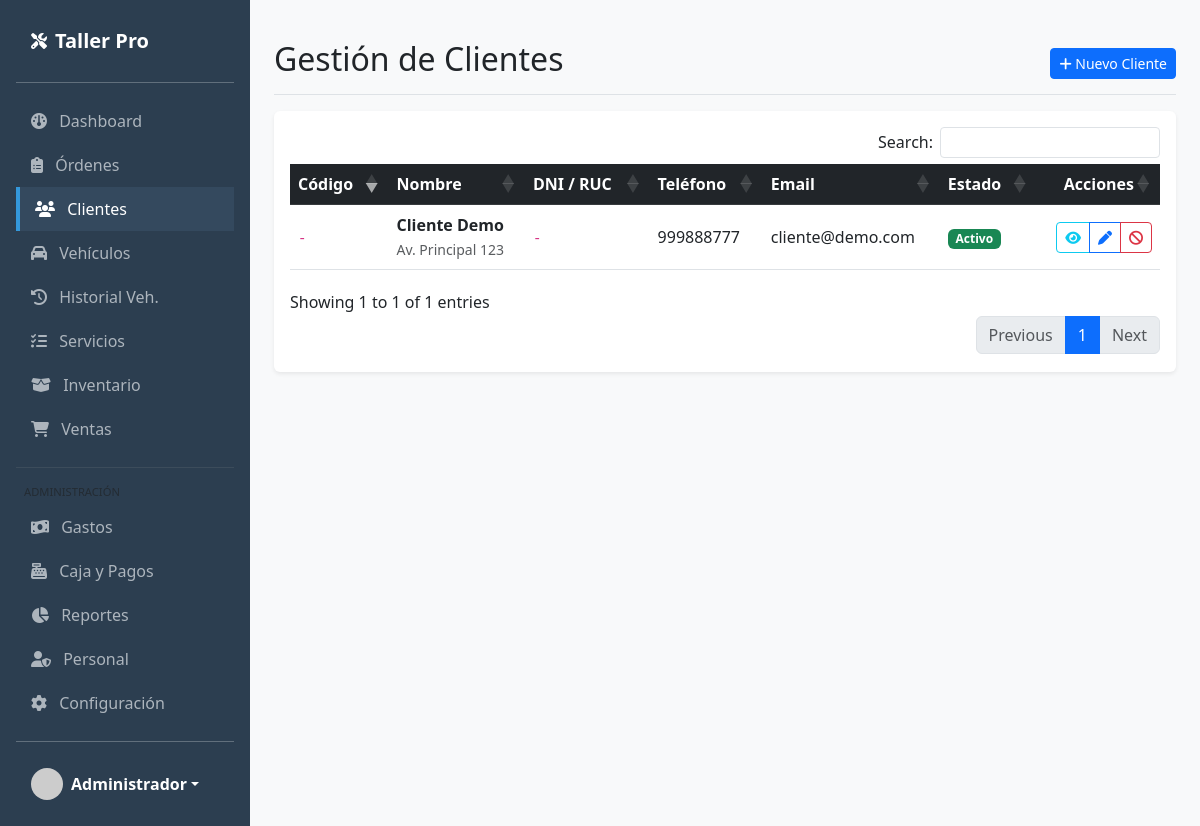
Screenshot of /clientes (signed in) with the database file from the repository.
### tables this page shows
CREATE TABLE IF NOT EXISTS `configuracion` (
  `id` int NOT NULL AUTO_INCREMENT,
  `nombre_sistema` varchar(100) DEFAULT 'Sistema Taller',
  `moneda` varchar(10) DEFAULT 'PEN',
  `simbolo_moneda` varchar(5) DEFAULT 'S/',
  `impuesto` decimal(5,2) DEFAULT '18.00',
  `telefono` varchar(20) DEFAULT NULL,
  `email` varchar(100) DEFAULT NULL,
  `direccion` text,
  `updated_at` timestamp NULL DEFAULT CURRENT_TIMESTAMP ON UPDATE CURRENT_TIMESTAMP,
  `logo` varchar(100) DEFAULT NULL,
  `terminos_orden` text,
  `mensaje_ticket` varchar(255) DEFAULT 'Gracias por su preferencia!',
  PRIMARY KEY (`id`)
);

CREATE TABLE IF NOT EXISTS `clientes` (
  `id` int NOT NULL AUTO_INCREMENT,
  `nombre` varchar(150) NOT NULL,
  `dni` varchar(15) DEFAULT NULL,
  `telefono` varchar(20) DEFAULT NULL,
  `direccion` varchar(200) DEFAULT NULL,
  `email` varchar(100) DEFAULT NULL,
  `created_at` timestamp NULL DEFAULT CURRENT_TIMESTAMP,
  `estado` tinyint(1) DEFAULT '1',
  PRIMARY KEY (`id`),
  UNIQUE KEY `dni` (`dni`)
);

### app/Views/clientes/index.php (the view, shortened to what the rows shown need)
<?php require_once __DIR__ . '/../partials/header.php'; ?>
<div class="d-flex justify-content-between flex-wrap flex-md-nowrap align-items-center pt-3 pb-2 mb-3 border-bottom">
    <h1 class="h2">Gestión de Clientes</h1>
    <div class="btn-toolbar mb-2 mb-md-0">
        <button type="button" class="btn btn-sm btn-primary" onclick="abrirModalCrear()">
            <i class="fa-solid fa-plus"></i> Nuevo Cliente
        </button>
    </div>
</div>
<div class="card shadow-sm">
    <div class="card-body">
        <div class="table-responsive">
            <table class="table table-hover align-middle" id="datatable">
                <thead class="table-dark">
                    <tr>
                        <th>Código</th>
                        <th>Nombre</th>
                        <th>DNI / RUC</th>
                        <th>Teléfono</th>
                        <th>Email</th>
                        <th>Estado</th>
                        <th class="text-end">Acciones</th>
                    </tr>
                </thead>
                <tbody>
                    <?php if(!empty($clientes)): ?>
                        <?php foreach($clientes as $cliente): ?>
                            <tr class="<?php echo ($cliente->estado == 0) ? 'table-secondary text-muted' : ''; ?>">
                                <td><code><?php echo htmlspecialchars($cliente->codigo ?? '-'); ?></code></td>
                                <td>
                                    <strong><?php echo $cliente->nombre; ?></strong><br>
                                    <small class="text-muted"><?php echo $cliente->direccion; ?></small>
                                </td>
                                <td><code><?php echo htmlspecialchars($cliente->dni ?? '-'); ?></code></td>
                                <td><?php echo $cliente->telefono; ?></td>
                                <td><?php echo $cliente->email; ?></td>
                                <td>
                                    <?php if($cliente->estado == 1): ?>
                                        <span class="badge bg-success">Activo</span>
                                    <?php else: ?>
                                        <span class="badge bg-secondary">Inactivo</span>
                                    <?php endif; ?>
                                </td>
                                <td class="text-end">
                                    <div class="btn-group">
                                        <a href="/clientes/perfil?id=<?php echo $cliente->id; ?>" class="btn btn-sm btn-outline-info" title="Ver Historial 360">
                                            <i class="fa-solid fa-eye"></i>
                                        </a>
                                        <button class="btn btn-sm btn-outline-primary" onclick='editarCliente(<?php echo json_encode($cliente); ?>)' title="Editar Rápido">
                                            <i class="fa-solid fa-pen"></i>
                                        </button>
                                        <?php if($cliente->estado == 1): ?>
                                            <button class="btn btn-sm btn-outline-danger" onclick="confirmarCambioEstado(<?php echo $cliente->id; ?>, 0, '<?php echo $cliente->nombre; ?>')" title="Desactivar">
                                                <i class="fa-solid fa-ban"></i>
                                            </button>
                                        <?php else: ?>
                                            <button class="btn btn-sm btn-outline-success" onclick="confirmarCambioEstado(<?php echo $cliente->id; ?>, 1, '<?php echo $cliente->nombre; ?>')" title="Activar">
                                                <i class="fa-solid fa-check"></i>
                                            </button>
                                        <?php endif; ?>
                                    </div>
                                </td>
                            </tr>
                        <?php endforeach; ?>
                    <?php endif; ?>
                </tbody>
            </table>
        </div>
    </div>
</div>
<?php require_once __DIR__ . '/../partials/footer.php'; ?>

### app/Views/partials/header.php (shortened to what the rows shown need)
<!DOCTYPE html>
<html lang="es">
<head>
    <link href="https://cdn.jsdelivr.net/npm/bootstrap@5.3.0/dist/css/bootstrap.min.css" rel="stylesheet">
    <link rel="stylesheet" href="https://cdnjs.cloudflare.com/ajax/libs/font-awesome/6.4.0/css/all.min.css">
    <link rel="stylesheet" href="https://cdn.datatables.net/1.13.4/css/dataTables.bootstrap5.min.css">
    <link rel="stylesheet" href="https://cdn.datatables.net/buttons/2.3.6/css/buttons.bootstrap5.min.css">
    <link href="https://cdn.jsdelivr.net/npm/select2@4.1.0-rc.0/dist/css/select2.min.css" rel="stylesheet" />
    <link rel="stylesheet" href="https://cdn.jsdelivr.net/npm/select2-bootstrap-5-theme@1.3.0/dist/select2-bootstrap-5-theme.min.css" />
</head>
<body>
<div class="d-flex">
    <div class="sidebar d-flex flex-column flex-shrink-0 p-3" style="width: 250px;">
        <a href="/" class="d-flex align-items-center mb-3 mb-md-0 me-md-auto text-white text-decoration-none">
            <?php if(!empty($sistema->logo)): ?>
                <?php if(strpos($sistema->logo, 'data:') === 0): ?>
                    <img src="<?php echo $sistema->logo; ?>" height="30" class="me-2" alt="Logo del taller">
                <?php elseif(file_exists($_SERVER['DOCUMENT_ROOT'] . '/public/uploads/logo/' . $sistema->logo)): ?>
                    <img src="/uploads/logo/<?php echo $sistema->logo; ?>" height="30" class="me-2" alt="Logo del taller">
                <?php else: ?>
                    <i class="fa-solid fa-screwdriver-wrench me-2"></i>
                <?php endif; ?>
            <?php else: ?>
                <i class="fa-solid fa-screwdriver-wrench me-2"></i>
            <?php endif; ?>
            <span class="fs-5 fw-bold text-truncate"><?php echo substr($sistema->nombre_sistema, 0, 18); ?></span>
        </a>
        <hr>
        <ul class="nav nav-pills flex-column mb-auto">
            <li class="nav-item"><a href="/" class="<?php echo ($_SERVER['REQUEST_URI'] == '/' || $_SERVER['REQUEST_URI'] == '') ? 'active' : ''; ?>"><i class="fa-solid fa-gauge me-2"></i> Dashboard</a></li>
            <li><a href="/ordenes" class="<?php echo (strpos($_SERVER['REQUEST_URI'], '/ordenes') !== false) ? 'active' : ''; ?>"><i class="fa-solid fa-clipboard-list me-2"></i> Órdenes</a></li>
            <li><a href="/clientes" class="<?php echo (strpos($_SERVER['REQUEST_URI'], '/clientes') !== false) ? 'active' : ''; ?>"><i class="fa-solid fa-users me-2"></i> Clientes</a></li>
            <li><a href="/vehiculos" class="<?php echo (strpos($_SERVER['REQUEST_URI'], '/vehiculos') !== false) ? 'active' : ''; ?>"><i class="fa-solid fa-car me-2"></i> Vehículos</a></li>
            <li><a href="/vehiculos/historial" class="<?php echo (strpos($_SERVER['REQUEST_URI'], '/vehiculos/historial') !== false) ? 'active' : ''; ?>"><i class="fa-solid fa-clock-rotate-left me-2"></i> Historial Veh.</a></li>
            <li><a href="/servicios" class="<?php echo (strpos($_SERVER['REQUEST_URI'], '/servicios') !== false) ? 'active' : ''; ?>"><i class="fa-solid fa-list-check me-2"></i> Servicios</a></li>
            <li><a href="/productos" class="<?php echo (strpos($_SERVER['REQUEST_URI'], '/productos') !== false) ? 'active' : ''; ?>"><i class="fa-solid fa-box-open me-2"></i> Inventario</a></li>
            <li><a href="/ventas" class="<?php echo (strpos($_SERVER['REQUEST_URI'], '/ventas') !== false) ? 'active' : ''; ?>"><i class="fa-solid fa-cart-shopping me-2"></i> Ventas</a></li>
            <?php if(isset($_SESSION['user_role']) && in_array($_SESSION['user_role'], ['Admin', 'Jefe'])): ?>
                <hr class="text-secondary">
                <div class="small text-muted text-uppercase mb-1 ms-2" style="font-size:0.7em;">Administración</div>
                <li><a href="/gastos" class="<?php echo (strpos($_SERVER['REQUEST_URI'], '/gastos') !== false) ? 'active' : ''; ?>"><i class="fa-solid fa-money-bill-wave me-2"></i> Gastos</a></li>
                <li><a href="/pagos" class="<?php echo (strpos($_SERVER['REQUEST_URI'], '/pagos') !== false) ? 'active' : ''; ?>"><i class="fa-solid fa-cash-register me-2"></i> Caja y Pagos</a></li>
                <li><a href="/reportes" class="<?php echo (strpos($_SERVER['REQUEST_URI'], '/reportes') !== false) ? 'active' : ''; ?>"><i class="fa-solid fa-chart-pie me-2"></i> Reportes</a></li>
                <li><a href="/usuarios" class="<?php echo (strpos($_SERVER['REQUEST_URI'], '/usuarios') !== false) ? 'active' : ''; ?>"><i class="fa-solid fa-user-shield me-2"></i> Personal</a></li>
                <li><a href="/configuracion" class="<?php echo (strpos($_SERVER['REQUEST_URI'], '/configuracion') !== false) ? 'active' : ''; ?>"><i class="fa-solid fa-gear me-2"></i> Configuración</a></li>
            <?php endif; ?>
        </ul>
        <hr>
        <div class="dropdown">
            <a href="#" class="d-flex align-items-center text-white text-decoration-none dropdown-toggle" data-bs-toggle="dropdown">
                <img src="https://ui-avatars.com/api/?name=<?php echo urlencode($_SESSION['user_name'] ?? 'Admin'); ?>&background=random" width="32" height="32" class="rounded-circle me-2" alt="Avatar de usuario">
                <strong><?php echo $_SESSION['user_name'] ?? 'Usuario'; ?></strong>
            </a>
        </div>
    </div>
    <div class="container-fluid p-4" style="width: 100%;">

### rows the page displays
configuracion: nombre_sistema "Taller Pro"
clientes: codigo "-", nombre "Cliente Demo", direccion "Av. Principal 123", dni "-", telefono "999888777", email "cliente@demo.com", estado "Activo"

### other values shown
$_SESSION['user_name'] "Administrador"
